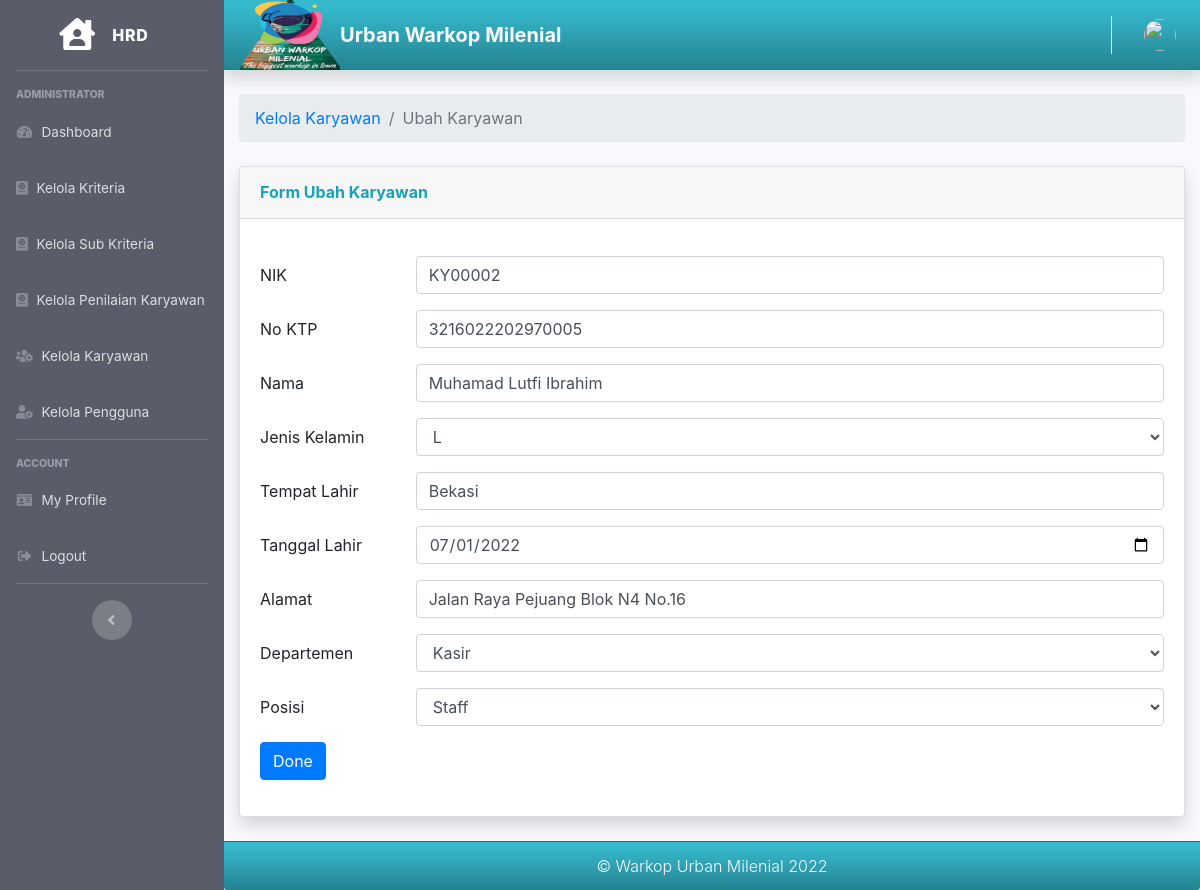
The page /hrd/ubah_karyawan/907 on the database its author committed.
### tables this page shows
CREATE TABLE `tb_karyawan` (
  `id_karyawan` int(11) NOT NULL,
  `nik` varchar(15) NOT NULL,
  `no_ktp` varchar(28) NOT NULL,
  `nama_karyawan` varchar(30) NOT NULL,
  `jenis_kelamin` char(1) NOT NULL,
  `tempat_lahir` varchar(20) NOT NULL,
  `tgl_lahir` date NOT NULL,
  `alamat` text NOT NULL,
  `departemen` varchar(20) NOT NULL,
  `posisi` varchar(15) NOT NULL,
  `status` varchar(4) NOT NULL
);

### application/controllers/Hrd.php (called while the page is built, shortened)
<?php
class Hrd extends CI_Controller
{
    public function __construct()
    {
        $this->load->model('Hrd_model');
        $this->load->model('Kriteria_model');
        $this->load->model('Kriteria_model');
        $this->load->model('Kabag_model');
        $this->load->model('Karyawan_model');
        $this->load->model('Penilaian_model');
        $this->load->model('Peringkat_model');
    }
    public function ubah_karyawan($id_karyawan)
    {
        $data['user'] = $this->db->get_where('user', ['email' => $this->session->userdata('email')])->row_array();
        $data['tb_karyawan'] = $this->Hrd_model->getDataKaryawanById($id_karyawan);
        $data['title'] = 'Ubah Karyawan';
        $this->form_validation->set_rules('nik', 'nik', 'required');
        $this->form_validation->set_rules('no_ktp', 'no_ktp', 'required');
        $this->form_validation->set_rules('nama_karyawan', 'nama_karyawan', 'required');
        $this->form_validation->set_rules('jenis_kelamin', 'jenis_kelamin', 'required');
        $this->form_validation->set_rules('tempat_lahir', 'tempat_lahir', 'required');
        $this->form_validation->set_rules('tgl_lahir', 'tgl_lahir', 'required');
        $this->form_validation->set_rules('alamat', 'alamat', 'required');
        $this->form_validation->set_rules('departemen', 'departemen', 'required');
        if ($this->form_validation->run() == false) {
            $this->load->view('templates/hrd_header', $data);
            $this->load->view('templates/hrd_sidebar', $data);
            $this->load->view('templates/hrd_topbar', $data);
            $this->load->view('hrd/ubah_karyawan', $data);
            $this->load->view('templates/hrd_footer');
        }
    }
}

### index.php (called while the page is built, shortened)
<?php
require_once BASEPATH.'core/CodeIgniter.php';

### application/models/Hrd_model.php (called while the page is built, shortened)
<?php
class Hrd_model extends CI_Model
{
    public function getDataKaryawanById($id_karyawan)
    {
        return $this->db->get_where('tb_karyawan', ['id_karyawan' => $id_karyawan])->row_array();
    }
}

### application/views/hrd/ubah_karyawan.php (the view, shortened to what this page needs)
<div class="container-fluid">
    <nav aria-label="breadcrumb">
        <ol class="breadcrumb">
            <li class="breadcrumb-item"><a href="<?= base_url(); ?>hrd/kelola_karyawan">Kelola Karyawan</a></li>
            <li class="breadcrumb-item active" aria-current="page">Ubah Karyawan</li>
        </ol>
    </nav>
    <div class="card shadow mb-4">
        <div class="card-header py-3">
            <h6 class="m-0 font-weight-bold text-info">Form Ubah Karyawan</h6>
        </div>
        <div class="card-body">
            <form action="" method="post">
                <div class="form-group row">
                    <div class="col-sm-10">
                    </div>
                </div>
                <div class="form-group row">
                    <label for="nik" class="col-sm-2 col-form-label">NIK</label>
                    <div class="col-sm-10">
                        <input type="text" class="form-control" id="nik" name="nik" value="<?= $tb_karyawan['nik']; ?>">
                    </div>
                </div>
                <div class="form-group row">
                    <label for="no_ktp" class="col-sm-2 col-form-label">No KTP</label>
                    <div class="col-sm-10">
                        <input type="text" class="form-control" id="no_ktp" name="no_ktp" value="<?= $tb_karyawan['no_ktp']; ?>">
                    </div>
                </div>
                <div class="form-group row">
                    <label for="nama_karyawan" class="col-sm-2 col-form-label">Nama</label>
                    <div class="col-sm-10">
                        <input type="text" class="form-control" id="nama_karyawan" name="nama_karyawan" value="<?= $tb_karyawan['nama_karyawan']; ?>">
                    </div>
                </div>
                <div class="form-group row">
                    <label for="jenis_kelamin" class="col-sm-2 col-form-label">Jenis Kelamin</label>
                    <div class="col-sm-10">
                        <select class="form-control" id="jenis_kelamin" name="jenis_kelamin" value="">
                            <option><?= $tb_karyawan['jenis_kelamin']; ?></option>
                        </select>
                    </div>
                </div>
                <div class="form-group row">
                    <label for="tempat_lahir" class="col-sm-2 col-form-label">Tempat Lahir</label>
                    <div class="col-sm-10">
                        <input type="text" class="form-control" id="tempat_lahir" name="tempat_lahir" value="<?= $tb_karyawan['tempat_lahir']; ?>">
                    </div>
                </div>
                <div class="form-group row">
                    <label for="tgl_lahir" class="col-sm-2 col-form-label">Tanggal Lahir</label>
                    <div class="col-sm-10">
                        <input type="date" class="form-control" id="tgl_lahir" name="tgl_lahir" value="<?= $tb_karyawan['tgl_lahir']; ?>">
                    </div>
                </div>
                <div class="form-group row">
                    <label for="alamat" class="col-sm-2 col-form-label">Alamat</label>
                    <div class="col-sm-10">
                        <input type="text" class="form-control" id="alamat" name="alamat" value="<?= $tb_karyawan['alamat']; ?>">
                    </div>
                </div>
                <div class="form-group row">
                    <label for="departemen" class="col-sm-2 col-form-label">Departemen</label>
                    <div class="col-sm-10">
                        <select class="form-control" id="departemen" name="departemen">
                            <option><?= $tb_karyawan['departemen']; ?></option>
                        </select>
                    </div>
                </div>
                <div class="form-group row">
                    <label for="posisi" class="col-sm-2 col-form-label">Posisi</label>
                    <div class="col-sm-10">
                        <select class="form-control" id="posisi" name="posisi">
                            <option><?= $tb_karyawan['posisi']; ?></option>
                        </select>
                    </div>
                </div>
                <div class="form-group row">
                    <div class="col-sm-10">
                        <button type="submit" class="btn btn-primary">Done</button>
                    </div>
                </div>
            </form>
        </div>
    </div>
</div>
</div>

### assets/css/custom.css (style rules this page uses)
body { font-family: 'Open Sans', sans-serif; }

### rows shown on the page
tb_karyawan: nik "KY00002", no_ktp "3216022202970005", nama_karyawan "Muhamad Lutfi Ibrahim", jenis_kelamin "L", tempat_lahir "Bekasi", tgl_lahir "07/01/2022", alamat "Jalan Raya Pejuang Blok N4 No.16", departemen "Kasir", posisi "Staff"
